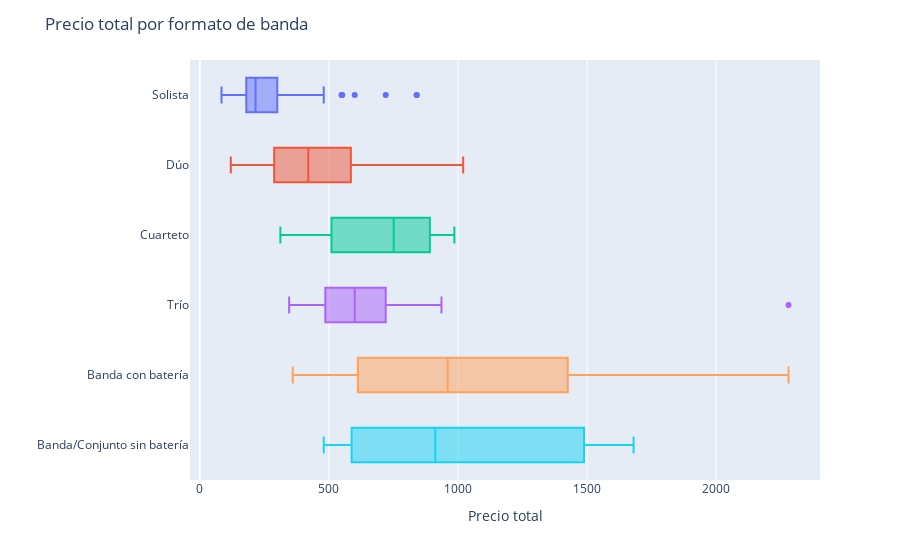

Notebook source saved alongside this figure:
### Code cell
fig = px.box(mus_max, x='estimacionPrecioTotal', y='calculadora_formato_musico',
             color='calculadora_formato_musico',
             boxmode='overlay')

fig.update_layout(
    title="Precio total por formato de banda",  
    xaxis_title="Precio total", 
    yaxis_title=" ",  
    showlegend=False 
)

# Percentiles, mediana, y media por cada formato de banda
grouped_data = mus_max.groupby('calculadora_formato_musico')['estimacionPrecioTotal']
annotations = []
for name, group in grouped_data:
    q1 = group.quantile(0.25)
    q3 = group.quantile(0.75)
    text = f"El rango de precios solicitados de '{name}' está entre {q1} y {q3}."
    annotations.append(text)
fig.show()
print(annotations)

### Figure 1 — Plotly figure (JSON) as saved in the notebook; plotly's stock layout.template omitted (floating-point values rounded to 4 significant figures; data arrays with more than 128 entries replaced by an {"elided": "..."} marker saying what was removed)
{"data": [{"alignmentgroup": "True", "hovertemplate": "calculadora_formato_musico=%{y}<br>estimacionPrecioTotal=%{x}<extra></extra>", "legendgroup": "Solista", "marker": {"color": "#636efa"}, "name": "Solista", "notched": false, "offsetgroup": "Solista", "orientation": "h", "showlegend": true, "type": "box", "x": {"elided": "148 int values"}, "x0": " ", "xaxis": "x", "y": {"elided": "148 str values"}, "y0": " ", "yaxis": "y"}, {"alignmentgroup": "True", "hovertemplate": "calculadora_formato_musico=%{y}<br>estimacionPrecioTotal=%{x}<extra></extra>", "legendgroup": "Dúo", "marker": {"color": "#EF553B"}, "name": "Dúo", "notched": false, "offsetgroup": "Dúo", "orientation": "h", "showlegend": true, "type": "box", "x": [120, 180, 180, 180, 216, 240, 240, 240, 240, 240, 240, 240, 240, 240, 240, 240, 240, 240, 240, 240, 240, 264, 264, 264, 288, 288, 300, 324, 334, 336, 336, 336, 336, 346, 351, 354, 360, 360, 360, 360, 360, 360, 360, 362, 396, 396, 408, 420, 420, 420, 420, 420, 420, 420, 429, 456, 456, 480, 480, 480, 480, 480, 480, 480, 480, 480, 516, 516, 540, 540, 540, 540, 552, 576, 585, 585, 600, 600, 632, 636, 636, 645, 660, 660, 690, 696, 729, 768, 780, 780, 804, 840, 840, 849, 897, 909, 936, 948, 972, 1020], "x0": " ", "xaxis": "x", "y": ["Dúo", "Dúo", "Dúo", "Dúo", "Dúo", "Dúo", "Dúo", "Dúo", "Dúo", "Dúo", "Dúo", "Dúo", "Dúo", "Dúo", "Dúo", "Dúo", "Dúo", "Dúo", "Dúo", "Dúo", "Dúo", "Dúo", "Dúo", "Dúo", "Dúo", "Dúo", "Dúo", "Dúo", "Dúo", "Dúo", "Dúo", "Dúo", "Dúo", "Dúo", "Dúo", "Dúo", "Dúo", "Dúo", "Dúo", "Dúo", "Dúo", "Dúo", "Dúo", "Dúo", "Dúo", "Dúo", "Dúo", "Dúo", "Dúo", "Dúo", "Dúo", "Dúo", "Dúo", "Dúo", "Dúo", "Dúo", "Dúo", "Dúo", "Dúo", "Dúo", "Dúo", "Dúo", "Dúo", "Dúo", "Dúo", "Dúo", "Dúo", "Dúo", "Dúo", "Dúo", "Dúo", "Dúo", "Dúo", "Dúo", "Dúo", "Dúo", "Dúo", "Dúo", "Dúo", "Dúo", "Dúo", "Dúo", "Dúo", "Dúo", "Dúo", "Dúo", "Dúo", "Dúo", "Dúo", "Dúo", "Dúo", "Dúo", "Dúo", "Dúo", "Dúo", "Dúo", "Dúo", "Dúo", "Dúo", "Dúo"], "y0": " ", "yaxis": "y"}, {"alignmentgroup": "True", "hovertemplate": "calculadora_formato_musico=%{y}<br>estimacionPrecioTotal=%{x}<extra></extra>", "legendgroup": "Cuarteto", "marker": {"color": "#00cc96"}, "name": "Cuarteto", "notched": false, "offsetgroup": "Cuarteto", "orientation": "h", "showlegend": true, "type": "box", "x": [312, 480, 600, 751, 756, 936, 986], "x0": " ", "xaxis": "x", "y": ["Cuarteto", "Cuarteto", "Cuarteto", "Cuarteto", "Cuarteto", "Cuarteto", "Cuarteto"], "y0": " ", "yaxis": "y"}, {"alignmentgroup": "True", "hovertemplate": "calculadora_formato_musico=%{y}<br>estimacionPrecioTotal=%{x}<extra></extra>", "legendgroup": "Trío", "marker": {"color": "#ab63fa"}, "name": "Trío", "notched": false, "offsetgroup": "Trío", "orientation": "h", "showlegend": true, "type": "box", "x": [346, 346, 346, 360, 420, 420, 420, 466, 480, 504, 507, 540, 540, 550, 576, 583, 600, 600, 600, 612, 648, 660, 660, 660, 720, 720, 720, 756, 780, 780, 804, 849, 900, 936, 2280], "x0": " ", "xaxis": "x", "y": ["Trío", "Trío", "Trío", "Trío", "Trío", "Trío", "Trío", "Trío", "Trío", "Trío", "Trío", "Trío", "Trío", "Trío", "Trío", "Trío", "Trío", "Trío", "Trío", "Trío", "Trío", "Trío", "Trío", "Trío", "Trío", "Trío", "Trío", "Trío", "Trío", "Trío", "Trío", "Trío", "Trío", "Trío", "Trío"], "y0": " ", "yaxis": "y"}, {"alignmentgroup": "True", "hovertemplate": "calculadora_formato_musico=%{y}<br>estimacionPrecioTotal=%{x}<extra></extra>", "legendgroup": "Banda con batería", "marker": {"color": "#FFA15A"}, "name": "Banda con batería", "notched": false, "offsetgroup": "Banda con batería", "orientation": "h", "showlegend": true, "type": "box", "x": [360, 504, 504, 540, 540, 540, 540, 540, 600, 600, 600, 600, 600, 600, 600, 648, 678, 720, 720, 756, 780, 780, 840, 840, 840, 840, 900, 960, 960, 960, 960, 960, 1056, 1080, 1080, 1176, 1176, 1188, 1200, 1215, 1320, 1320, 1320, 1416, 1428, 1500, 1500, 1554, 1656, 1776, 1800, 1800, 1800, 1800, 1848, 1875, 1980, 2160, 2280], "x0": " ", "xaxis": "x", "y": ["Banda con batería", "Banda con batería", "Banda con batería", "Banda con batería", "Banda con batería", "Banda con batería", "Banda con batería", "Banda con batería", "Banda con batería", "Banda con batería", "Banda con batería", "Banda con batería", "Banda con batería", "Banda con batería", "Banda con batería", "Banda con batería", "Banda con batería", "Banda con batería", "Banda con batería", "Banda con batería", "Banda con batería", "Banda con batería", "Banda con batería", "Banda con batería", "Banda con batería", "Banda con batería", "Banda con batería", "Banda con batería", "Banda con batería", "Banda con batería", "Banda con batería", "Banda con batería", "Banda con batería", "Banda con batería", "Banda con batería", "Banda con batería", "Banda con batería", "Banda con batería", "Banda con batería", "Banda con batería", "Banda con batería", "Banda con batería", "Banda con batería", "Banda con batería", "Banda con batería", "Banda con batería", "Banda con batería", "Banda con batería", "Banda con batería", "Banda con batería", "Banda con batería", "Banda con batería", "Banda con batería", "Banda con batería", "Banda con batería", "Banda con batería", "Banda con batería", "Banda con batería", "Banda con batería"], "y0": " ", "yaxis": "y"}, {"alignmentgroup": "True", "hovertemplate": "calculadora_formato_musico=%{y}<br>estimacionPrecioTotal=%{x}<extra></extra>", "legendgroup": "Banda/Conjunto sin batería", "marker": {"color": "#19d3f3"}, "name": "Banda/Conjunto sin batería", "notched": false, "offsetgroup": "Banda/Conjunto sin batería", "orientation": "h", "showlegend": true, "type": "box", "x": [480, 912, 1680], "x0": " ", "xaxis": "x", "y": ["Banda/Conjunto sin batería", "Banda/Conjunto sin batería", "Banda/Conjunto sin batería"], "y0": " ", "yaxis": "y"}], "layout": {"boxmode": "overlay", "legend": {"title": {"text": "calculadora_formato_musico"}, "tracegroupgap": 0}, "margin": {"t": 60}, "showlegend": false, "title": {"text": "Precio total por formato de banda"}, "xaxis": {"anchor": "y", "domain": [0, 1], "title": {"text": "Precio total"}}, "yaxis": {"anchor": "x", "categoryarray": ["Banda/Conjunto sin batería", "Banda con batería", "Trío", "Cuarteto", "Dúo", "Solista"], "categoryorder": "array", "domain": [0, 1], "title": {"text": " "}}}}
